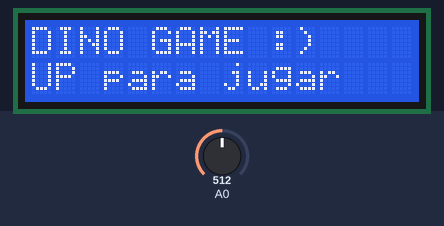
This sketch was run on a simulated Arduino Uno, built with avr-gcc and run on an emulated ATmega328P. Parts: 16×2 character LCD. The test bench sets the inputs (shaded band); at power-on: A0 = 512.

Above: at 0.9 s.
1.0 s: A0 set to 216
2.5 s: A0 set to 183
At 2.63 s:
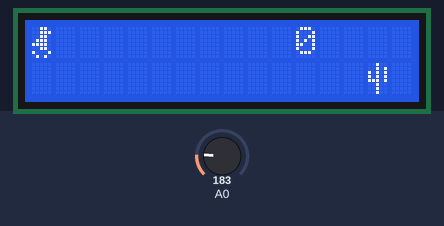
4.6 s: A0 set to 210
At 5.27 s:
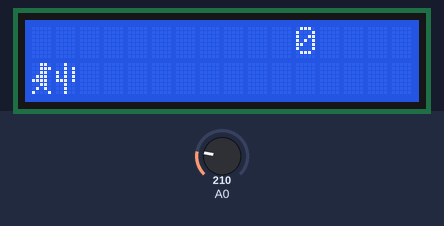
At 6.1 s:
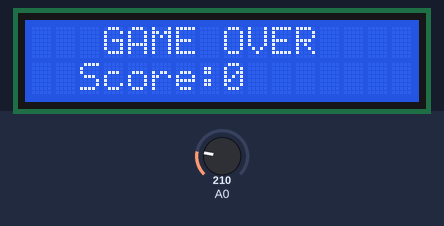
Timing chart, 0 to 7.6 s (numbered marks = the images above; inputs shaded):
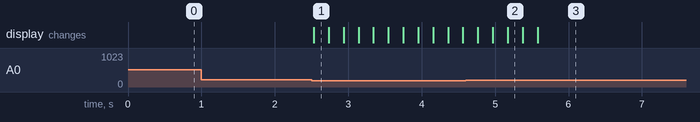

Measured:
- the behaviour switches between 200 and 199 on A0 (found by bisection; images 0 and 1)
- after the input at 1.0 s, every drawn part: stays the same
- after the input at 2.5 s, the display: changes at once (image 1)

The sketch:

03_Dino_Game.ino
```cpp
#include <LiquidCrystal.h>

LiquidCrystal lcd(8,9,4,5,6,7);

// ===== SPRITES =====

// Dino correr 1
byte dino1[8]={
B00110,
B00111,
B00110,
B01110,
B11110,
B00110,
B01010,
B10001
};

// Dino correr 2
byte dino2[8]={
B00110,
B00111,
B00110,
B01110,
B11110,
B00110,
B10001,
B01010
};

// Cactus
byte cactus[8]={
B00100,
B00101,
B10101,
B10101,
B11101,
B00100,
B00100,
B00100
};

int dinoY=1;
bool saltando=false;
unsigned long saltoTiempo;

int cactusX=15;

bool gameOver=false;
int score=0;
int velocidad=200;
bool anim=0;


// ===== BOTONES =====
int leerBoton(){
int v=analogRead(A0);

if(v<50)return 1;
if(v<200)return 2; // UP
if(v<400)return 3;
if(v<600)return 4;
if(v<800)return 5;
return 0;
}


// ===== MENU =====
void menu(){
lcd.clear();
lcd.setCursor(0,0);
lcd.print("DINO GAME :)");
lcd.setCursor(0,1);
lcd.print("UP para jugar");

while(leerBoton()!=2){
delay(50);
}
}


// ===== SETUP =====
void setup(){

lcd.begin(16,2);

lcd.createChar(0,dino1);
lcd.createChar(1,dino2);
lcd.createChar(2,cactus);

menu();
}


// ===== LOOP =====
void loop(){

if(gameOver){

lcd.clear();
lcd.setCursor(3,0);
lcd.print("GAME OVER");

lcd.setCursor(2,1);
lcd.print("Score:");
lcd.print(score);

delay(2500);

score=0;
velocidad=200;
cactusX=15;
gameOver=false;

menu();
}


// ===== SALTO =====
int boton=leerBoton();

if(boton==2 && !saltando){
saltando=true;
dinoY=0;
saltoTiempo=millis();
}

if(saltando && millis()-saltoTiempo>400){
saltando=false;
dinoY=1;
}


// ===== MOVER CACTUS =====
cactusX--;

if(cactusX<0){
cactusX=15;
score++;

if(velocidad>80)
velocidad-=5;
}


// ===== COLISION =====
if(cactusX==0 && dinoY==1){
gameOver=true;
}


// ===== DIBUJO =====
lcd.clear();

lcd.setCursor(0,dinoY);
lcd.write(byte(anim?0:1));

lcd.setCursor(cactusX,1);
lcd.write(byte(2));

lcd.setCursor(11,0);
lcd.print(score);

anim=!anim;

delay(velocidad);
}
```
